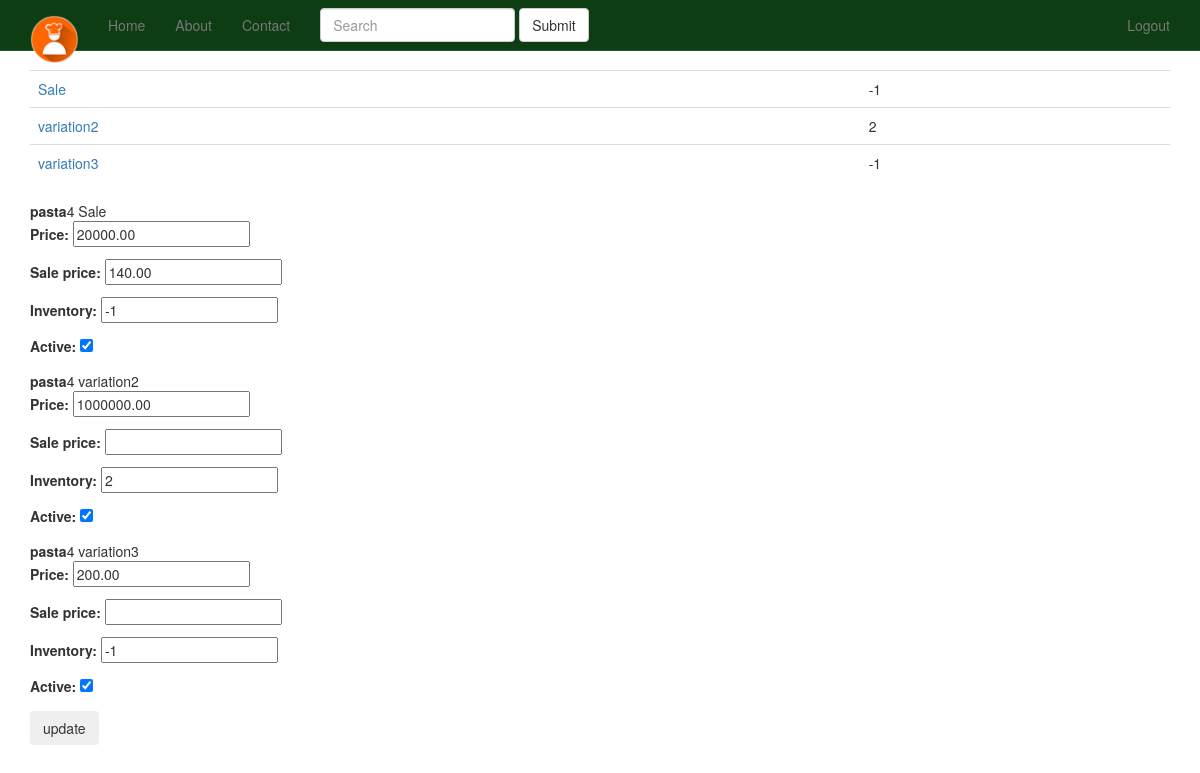
Before: /products/4/inventory/ (signed in) with the older database file.
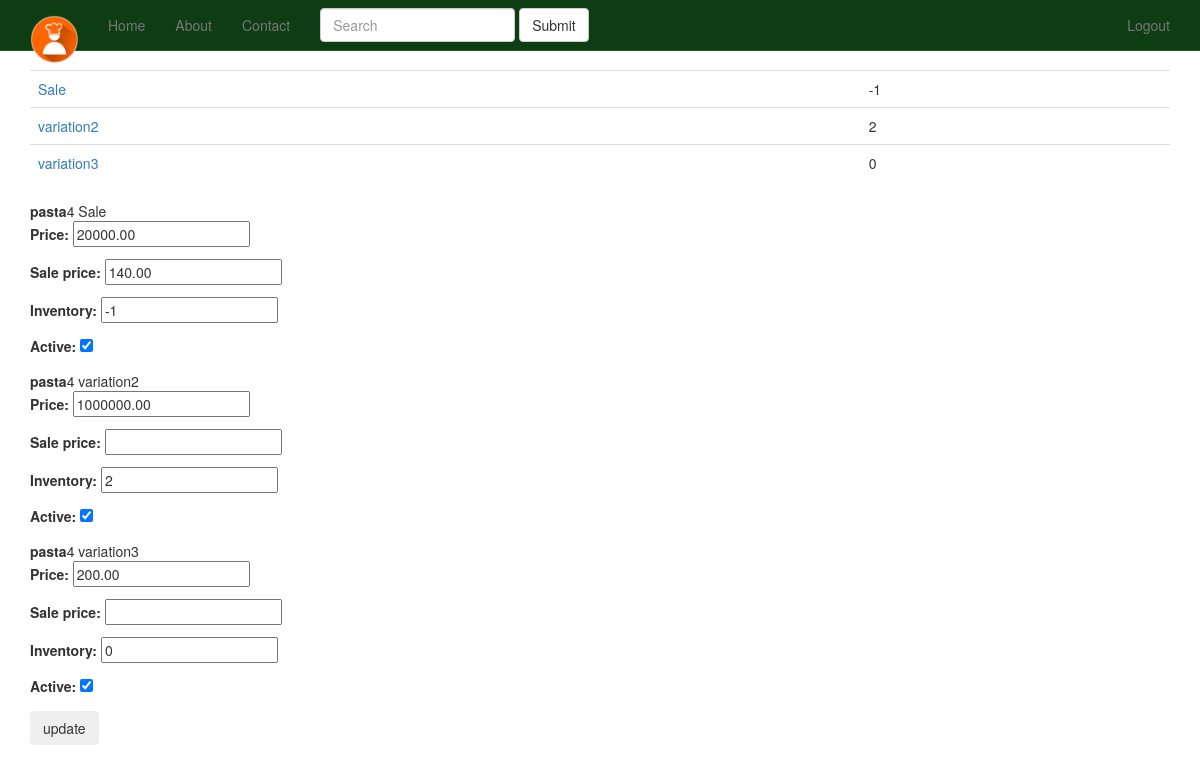
After: the same page with the newer database file.
### products/models.py (models this page shows)
class Variation(models.Model):
	product = models.ForeignKey(Product)
	title = models.CharField(max_length=120)
	price = models.DecimalField(decimal_places=2, max_digits=20)
	sale_price = models.DecimalField(decimal_places = 2,max_digits=20, null=True, blank=True)
	active = models.BooleanField(default=True)
	inventory = models.IntegerField(null=True,blank=True)
	def __unicode__(self):
		return self.title
	def get_price():
		if self.sale_price is not None:
			return self.sale_price
		else:
			return self.price
	def get_absolute_url(self):
		return self.product.get_absolute_url()

class Product(models.Model):
	title = models.CharField(max_length=120)
	description = models.TextField(blank=True, null=True)
	price = models.DecimalField(decimal_places=2, max_digits=20)
	quantity = models.IntegerField(default=0)
	active = models.BooleanField(default=True)
	objects = ProductManager()
	def __unicode__(self):
		return self.title
	def get_absolute_url(self):
		return reverse("product_detail", kwargs={"pk": self.pk})

### products/views.py (the view)
# urls.py: url(r'^(?P<pk>\d+)/inventory/$', VariationListView.as_view(template_name="products/variation_list.html"), name='product_inventory'),
class VariationListView(StaffRequiredMixin, ListView):
	model = Variation
	queryset = Variation.objects.all()
	def get_context_data(self, *args, **kwargs):
		context = super(VariationListView, self).get_context_data(*args, **kwargs)
		context["formset"] = VariationInventoryFormSet(queryset = self.get_queryset())
	 	return context
	def get_queryset(self, *args, **kwargs):
		product_pk = self.kwargs.get("pk")
		if product_pk:
			product = get_object_or_404(Product, pk=product_pk)
			queryset = Variation.objects.filter(product=product)
		return queryset
	def post(self, request, *args, **kwargs):
		formset = VariationInventoryFormSet(request.POST, request.FILES)
		if formset.is_valid():
			formset.save(commit=False)
			for form in formset:
				new_item = form.save(commit=False)
				if new_item.title:
					product_pk = self.kwargs.get("pk")
					product = get_object_or_404(Product, pk=product_pk)
					new_item.product = product
					new_item.save()
			messages.success(request, "Your Inventory is Updated")
			return redirect('products')

### products/mixins.py (called while the page is built)
	@method_decorator(login_required)
	def dispatch(self, request, *args, **kwargs):
		if request.user.is_staff:
			return super(StaffRequiredMixin, self).dispatch(request, *args, **kwargs)
		else:
			raise Http404

### products/models.py (called while the page is built)
	def active(self):
		return self.filter(active=True)

	def get_queryset(self):
		return ProductQuerySet(self.model, using=self._db)

	def all(self, *args, **kwags):
		return self.get_queryset().active()

### products/templates/products/variation_list.html (shortened to what this page needs)
{% extends "base.html" %}
{% block content %}
<table class="table">
{% for object in object_list %}
<tr>
	<td><a href="{{ object.get_absolute_url }}">{{ object.title }}</td>
	<td>{{ object.inventory }}</td>
</tr>
{% endfor %}
</table>
<form method="POST" action="">{% csrf_token %}
{% for form in formset %}
<b>{{ form.instance.product.title }}</b>4
{{ form.instance.title }}
{{ form.as_p }}
{% endfor %}
<input type="submit" value="update" class="btn">
</form>
{% endblock %}

Changed rows visible on the page:
changed Variation "variation3": inventory "-1" → "0"
Other visible differences:
form field as_p: "-1" → "0"
